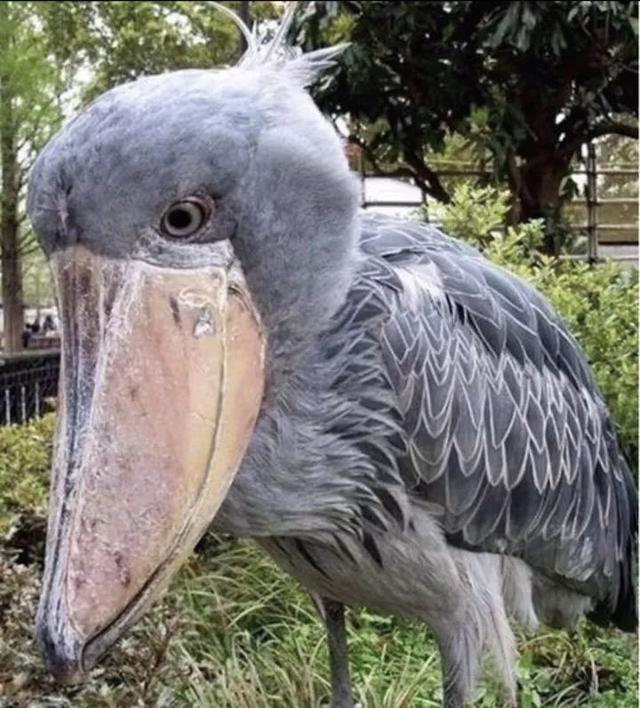
#> input picture img/BalaenicepsRex/2.jpg, 640 x 708 px
$ python 'import cv2.py'   (older library calls are emulated)
#> lines starting #> are read from the running program, lines starting #| are printed output that depends on the picture; after the words box and inside, x2 and y2 are one past the last pixel; in counts of white or black regions, pixels touching at a corner belong together
import cv2
import numpy as np
from numpy import array, uint8

def find(img: np.ndarray):

    cv2.threshold(img, dst=img, *(89, 255, 0))

    cv2.morphologyEx(img, dst=img, *(2, array([[0, 0, 0, 1, 0, 0, 0],
                                               [0, 0, 0, 1, 0, 0, 0],
                                               [0, 0, 0, 1, 0, 0, 0],
                                               [1, 1, 1, 1, 1, 1, 1],
                                               [0, 0, 0, 1, 0, 0, 0],
                                               [0, 0, 0, 1, 0, 0, 0],
                                               [0, 0, 0, 1, 0, 0, 0]], dtype=uint8)), iterations=6)

    cv2.erode(img, dst=img, *(array([[0, 0, 1, 0, 0],
                                     [0, 0, 1, 0, 0],
                                     [1, 1, 1, 1, 1],
                                     [0, 0, 1, 0, 0],
                                     [0, 0, 1, 0, 0]], dtype=uint8),), iterations=1)

    cv2.dilate(img, dst=img, *(array([[0, 0, 0, 1, 0, 0, 0],
                                      [0, 0, 0, 1, 0, 0, 0],
                                      [0, 0, 0, 1, 0, 0, 0],
                                      [1, 1, 1, 1, 1, 1, 1],
                                      [0, 0, 0, 1, 0, 0, 0],
                                      [0, 0, 0, 1, 0, 0, 0],
                                      [0, 0, 0, 1, 0, 0, 0]], dtype=uint8),), **{'iterations': 8})
    return img

if __name__ == '__main__' :

    img = cv2.imread("img/BalaenicepsRex/2.jpg")
#> img is the input picture: shape (708, 640, 3); mean B, G, R 111.1, 116.9, 118.6
    img_gray = cv2.cvtColor(img, cv2.COLOR_BGR2GRAY)
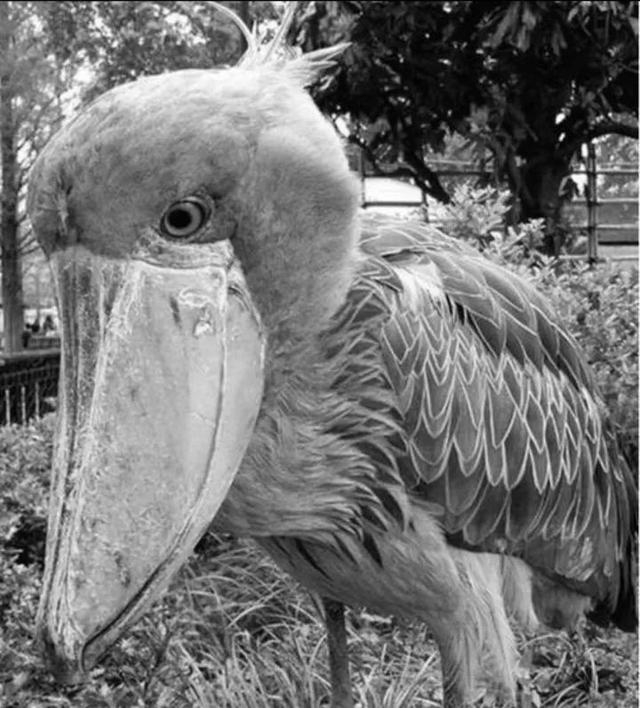
#> img_gray: shape (708, 640); min 0, max 255, mean 116.8
    img_copy = img_gray.copy()
    process = find(img_gray)
#> in find, `cv2.threshold(img, dst=img, *(89, 255, 0))`:
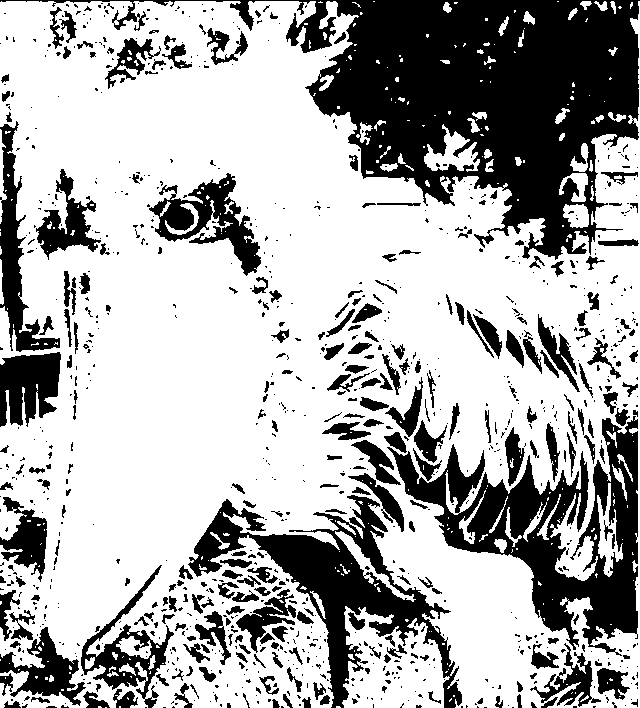
#> img: shape (708, 640); 68% white; 983 black regions (710 under 20 px), largest, box (x1, y1, x2, y2) and area: (0, 0, 640, 260) 55358, (387, 416, 638, 656) 20580, (188, 495, 462, 708) 14666
#> in find, `cv2.morphologyEx(img, dst=img, *(2, array([[0, 0, 0, 1, 0, 0, 0], [0, ..`: img: shape (708, 640); 36.7% white; 5 white regions, box (x1, y1, x2, y2) and area: (0, 1, 588, 652) 149053, (377, 520, 534, 693) 12937, (19, 248, 65, 319) 2019, (606, 243, 640, 318) 1333, (451, 421, 491, 462) 839
#> in find, `cv2.erode(img, dst=img, *(array([[0, 0, 1, 0, 0], [0, 0, 1, 0, 0], [1,..`:
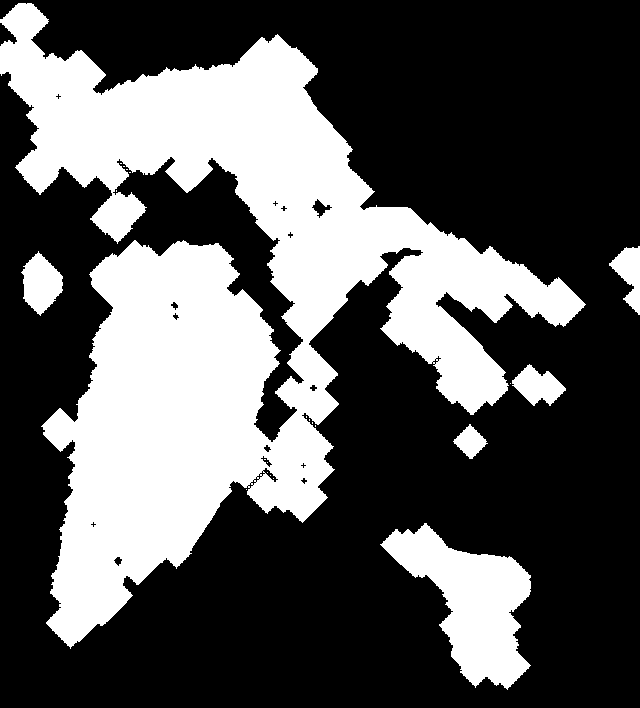
#> img: shape (708, 640); 34.3% white; 22 white regions (16 under 20 px), largest, box (x1, y1, x2, y2) and area: (0, 3, 586, 649) 138778, (380, 523, 531, 690) 11842, (21, 251, 63, 316) 1697, (512, 364, 566, 406) 1285, (609, 246, 640, 315) 1107, (453, 424, 488, 459) 634
#> in find, `cv2.dilate(img, dst=img, *(array([[0, 0, 0, 1, 0, 0, 0], [0, 0, 0, 1, ..`:
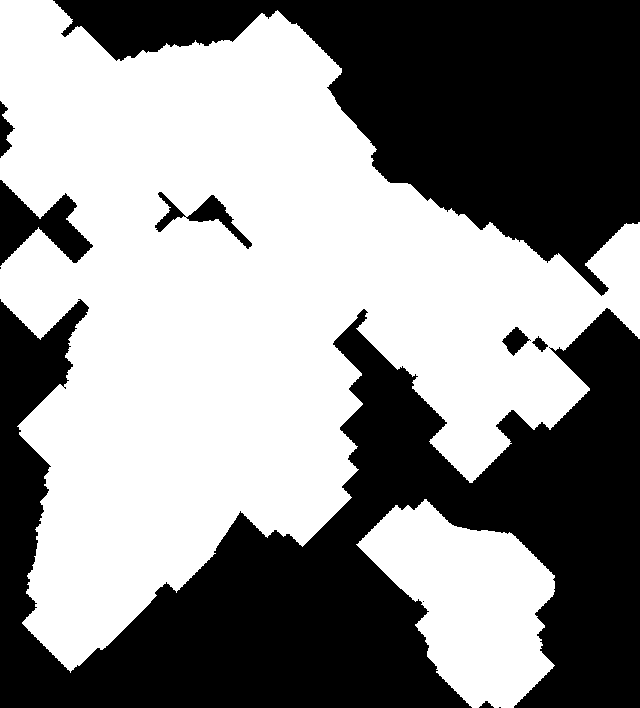
#> img: shape (708, 640); 54.6% white; 11 black regions (3 under 20 px), largest, box (x1, y1, x2, y2) and area: (0, 299, 640, 708) 123875, (53, 0, 640, 296) 75910, (0, 180, 93, 266) 3643
    process = cv2.Canny(process, 200, 255, apertureSize=5)
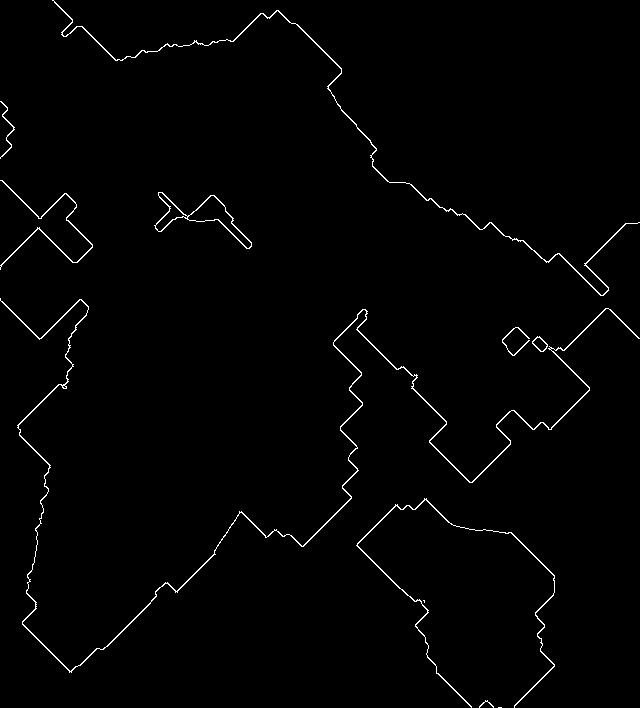
#> process: shape (708, 640); 1.3% white in thin lines or dots
    if "3.0" < cv2.__version__ < "3.5":
        _, cnts, hierarchy = cv2.findContours(process, cv2.RETR_EXTERNAL, cv2.CHAIN_APPROX_NONE)
    else:
        cnts, hierarchy = cv2.findContours(process, cv2.RETR_EXTERNAL, cv2.CHAIN_APPROX_NONE)
#> cnts = 11 contours, 3 with area under 20; largest, box (x1, y1, x2, y2) and area: (154, 192, 252, 249) 1402, (0, 298, 640, 673) 1146, (52, 0, 640, 296) 512, (356, 498, 555, 708) 357, (0, 180, 93, 270) 192, (532, 336, 548, 352) 138, (502, 327, 530, 356) 46, (0, 101, 15, 159) 45
    cv2.drawContours(img, cnts, -1, (0, 255, 0), 3)
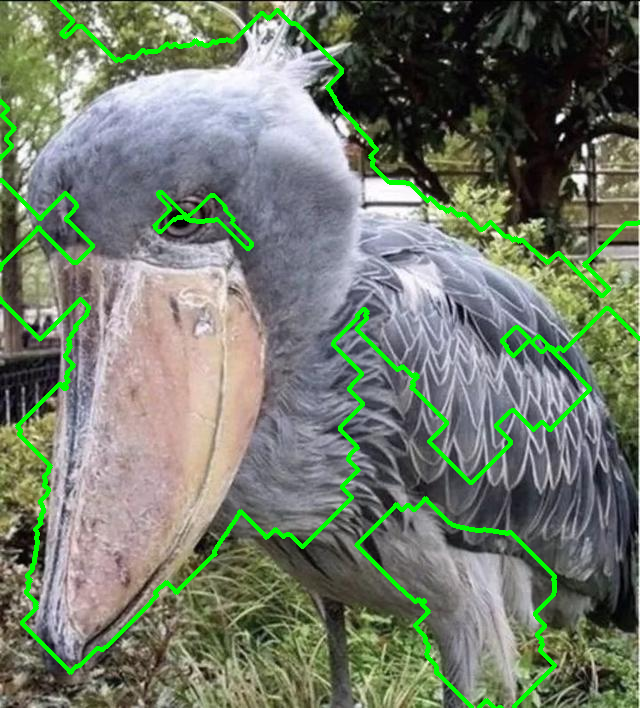
#> img: shape (708, 640, 3); mean B, G, R 107.2, 123.3, 114.4

    for c in cnts:
        if cv2.contourArea(c) < 300:
            continue
        M = cv2.moments(c)
        Cx = int(M["m10"] / M["m00"])
        Cy = int(M["m01"] / M["m00"])
        cv2.circle(img, (Cx, Cy), 10, (1, 227, 254), -1)
#> this loop made 11 passes
#> (Cx, Cy) on passes 4, 7, 8, 11: (459, 594), (289, 445), (202, 216), (368, 140)
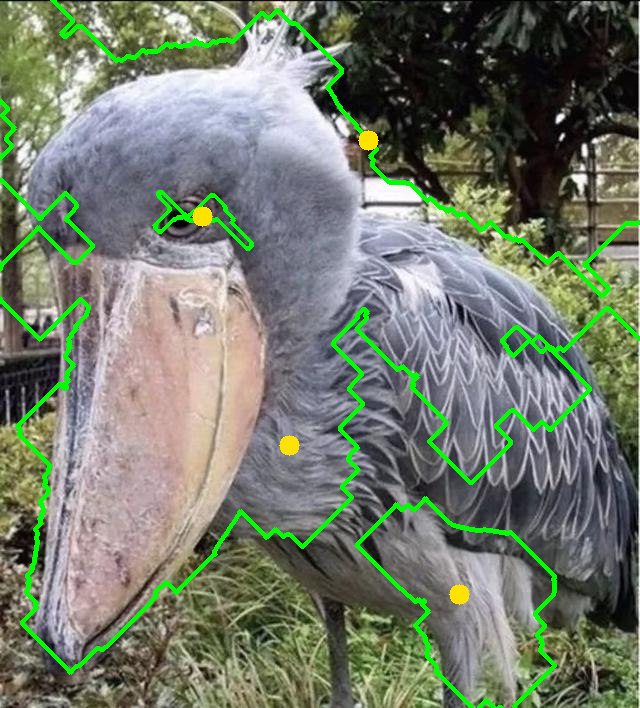
#> img: shape (708, 640, 3); 0.28% of pixels changed, all inside (x1, y1, x2, y2) = (192, 130, 470, 605)

    cv2.imwrite("tt.jpg", img)
    cv2.namedWindow("img", cv2.WINDOW_NORMAL)
    cv2.namedWindow("compare", cv2.WINDOW_NORMAL)
    cv2.imshow("img", img)
    cv2.imshow("compare", img_copy)
    cv2.waitKey(0)
    cv2.destroyAllWindows()

$ run again, with img/BalaenicepsRex/1.jpg copied over img/BalaenicepsRex/2.jpg
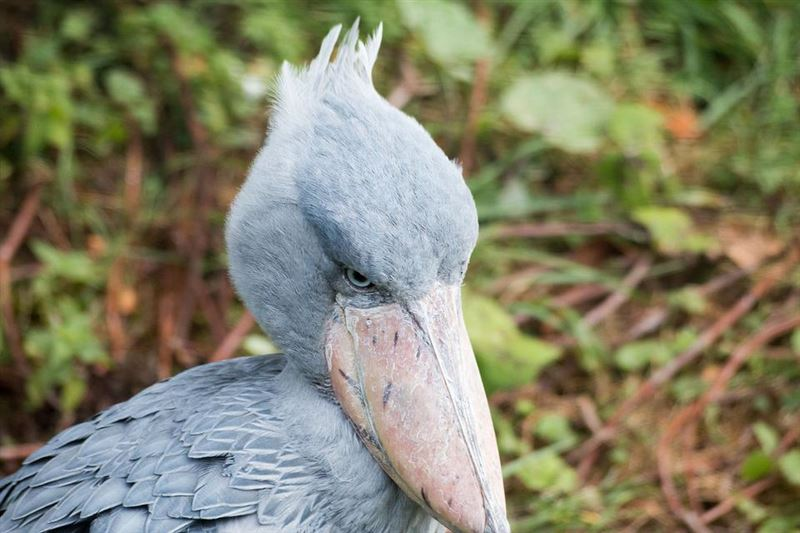
#> input picture img/BalaenicepsRex/1.jpg, 800 x 533 px
#> img is the input picture: shape (533, 800, 3); mean B, G, R 105.3, 130.1, 130.3
#> `process = cv2.Canny(process, 200, 255, apertureSize=5)`:
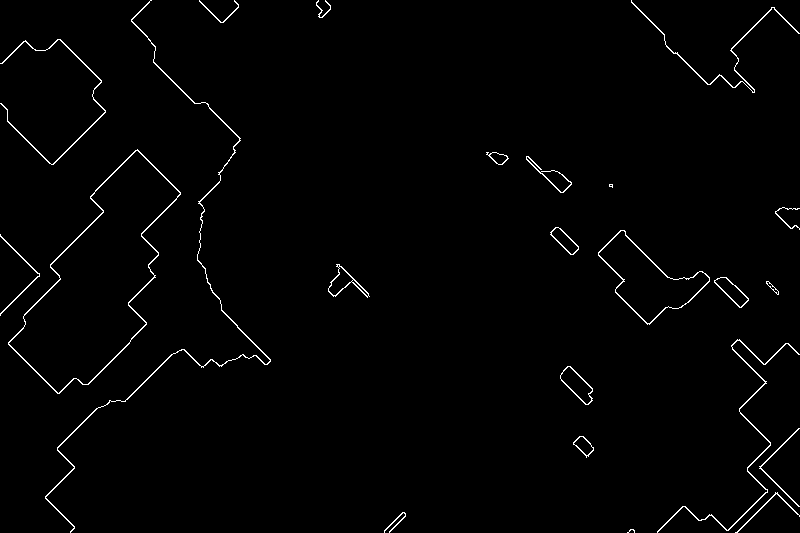
#> process: shape (533, 800); 1.3% white in thin lines or dots
#> cnts = 23 contours, 2 with area under 20; largest, box (x1, y1, x2, y2) and area: (8, 149, 181, 394) 19026, (598, 230, 710, 325) 4385, (560, 366, 593, 405) 610, (45, 0, 271, 533) 456, (328, 264, 370, 298) 453
#> the loop `for c in cnts:` made 23 passes
#> (Cx, Cy) on passes 6, 9, 10, 12, 13, 16, 18, 23: (576, 384), (731, 291), (343, 282), (646, 279), (564, 240), (555, 178), (97, 280), (163, 291)
#> after the loop `for c in cnts:`:
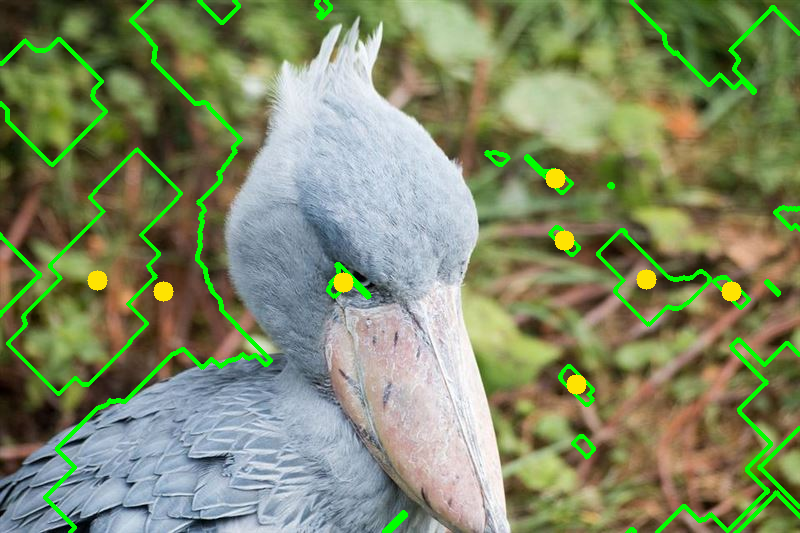
#> img: shape (533, 800, 3); mean B, G, R 102.5, 137.5, 127.4

$ run again, with img/BalaenicepsRex/3.jpg copied over img/BalaenicepsRex/2.jpg
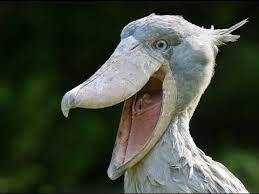
#> input picture img/BalaenicepsRex/3.jpg, 259 x 194 px
#> img is the input picture: shape (194, 259, 3); mean B, G, R 58.4, 72, 65.3
#> `process = cv2.Canny(process, 200, 255, apertureSize=5)`:
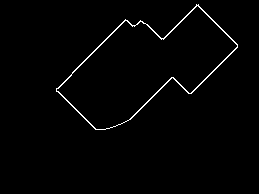
#> process: shape (194, 259); 1.4% white in thin lines or dots, all inside (x1, y1, x2, y2) = (56, 4, 238, 130)
#> cnts = 1 contour; box (x1, y1, x2, y2) and area: (56, 4, 238, 130) 11258
#> the loop `for c in cnts:` made 1 pass
#> (Cx, Cy) on pass 1: (144, 67)
#> after the loop `for c in cnts:`:
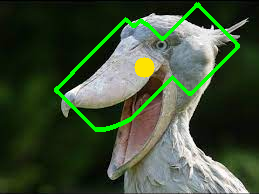
#> img: shape (194, 259, 3); mean B, G, R 55, 79, 63.1

$ run again, with img/BalaenicepsRex/4.jpg copied over img/BalaenicepsRex/2.jpg
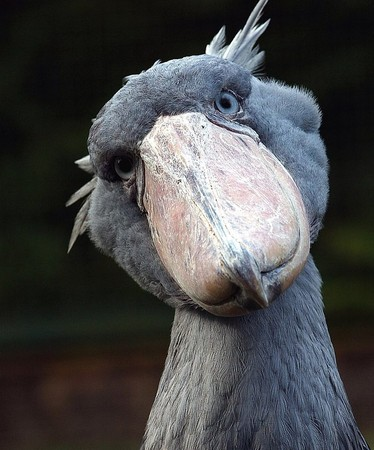
#> input picture img/BalaenicepsRex/4.jpg, 374 x 450 px
#> img is the input picture: shape (450, 374, 3); mean B, G, R 73.3, 72.4, 71.7
#> process: shape (450, 374); 0.72% white in thin lines or dots, all inside (x1, y1, x2, y2) = (117, 58, 340, 320)
#> cnts = 1 contour; box (x1, y1, x2, y2) and area: (117, 58, 340, 320) 37862
#> the loop `for c in cnts:` made 1 pass
#> (Cx, Cy) on pass 1: (227, 189)
#> after the loop `for c in cnts:`:
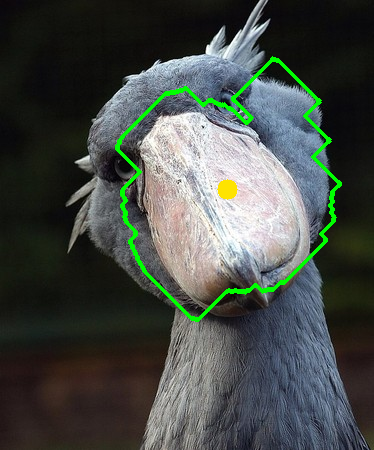
#> img: shape (450, 374, 3); mean B, G, R 71.4, 76.3, 70.4
